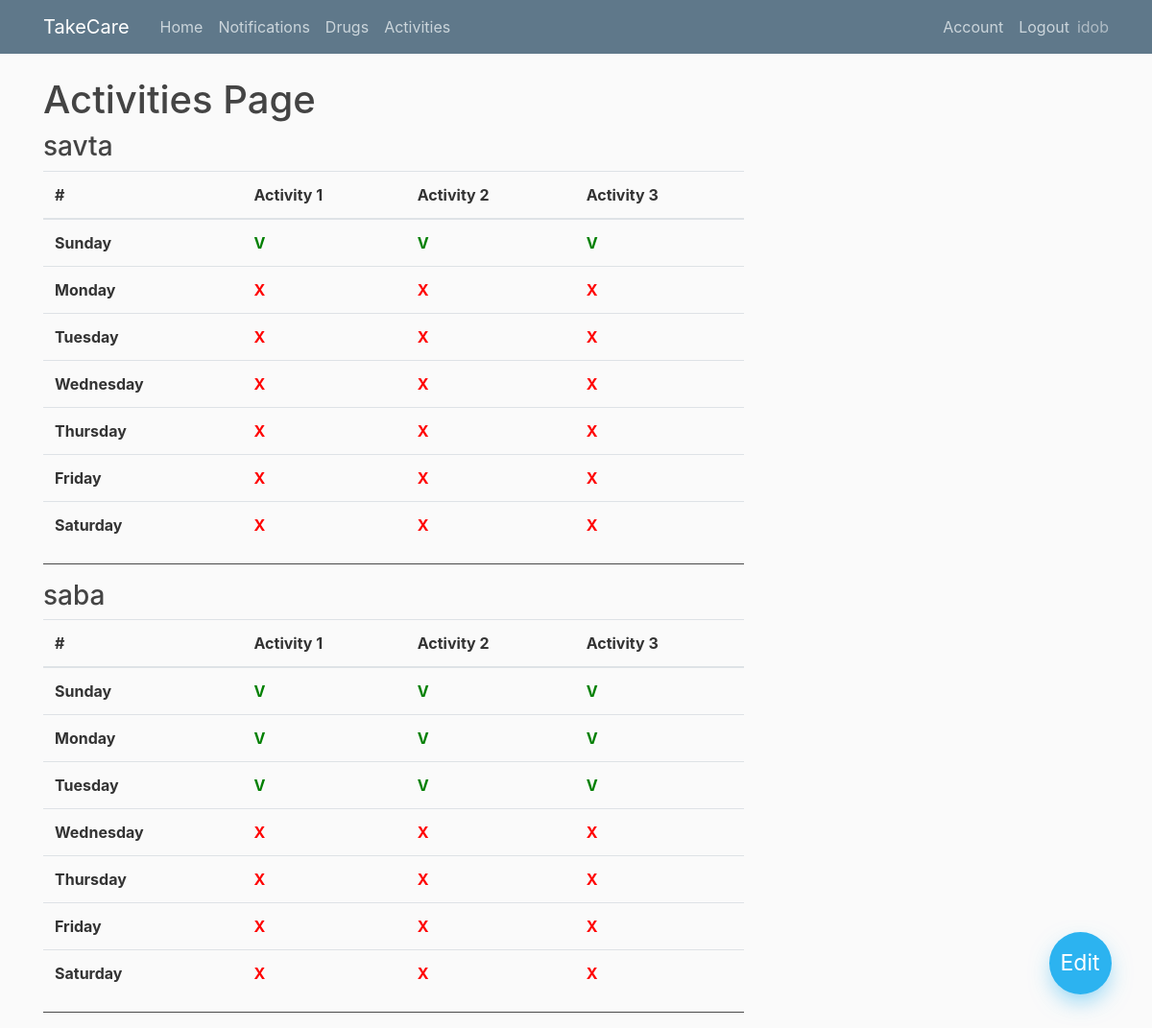
The app's page /activities (signed in) with its own data.
### app/models.py (models this page shows, shortened)
class User(db.Model, UserMixin):
    id = db.Column(db.Integer, primary_key=True)
    username = db.Column(db.String(20), unique=True,nullable=False)
    email = db.Column(db.String(100), unique=True,nullable=False)
    image_file = db.Column(db.String(100),nullable=False,default='default.jpg')
    password= db.Column(db.String(60),nullable=False)
    ElderlyUser = db.relationship('Elderlyuser',backref='creator',lazy=True )
    Notifications = db.relationship('Notification',backref='creator',lazy=True )
    Drugs = db.relationship('Drug',backref='creator',lazy=True )

class Elderlyuser(db.Model, UserMixin):
    id = db.Column(db.Integer, primary_key=True)
    username = db.Column(db.String(20), unique=True,nullable=False)
    password= db.Column(db.String(60),nullable=False)
    user_id = db.Column(db.Integer, db.ForeignKey('user.id'), nullable=False)

class Activities(db.Model):
    id = db.Column(db.Integer, primary_key=True)
    day= db.Column(db.Integer, nullable=False)
    activity1= db.Column(db.Boolean, nullable=False)
    activity2= db.Column(db.Boolean, nullable=False)
    activity3= db.Column(db.Boolean, nullable=False)
    user_id = db.Column(db.Integer, db.ForeignKey('user.id'), nullable=False)
    elderly_user_id = db.Column(db.Integer, db.ForeignKey('elderlyuser.id'), nullable=False)

### app/routes.py (the view)
@app.route("/activities")
@login_required
def activities():
    if current_user.is_authenticated:
        activities = Activities.query.filter_by(user_id=current_user.id).order_by(Activities.day.asc())
        eldelys = Elderlyuser.query.filter_by(user_id=current_user.id)
        eldelys_dict = {i.id: i.username for i in eldelys}
        eldely_activities = {}
        for el_id in eldelys_dict.keys():
            d1 = Activities.query.filter_by(user_id=current_user.id,elderly_user_id=el_id, day=1).first()
            d2 = Activities.query.filter_by(user_id=current_user.id,elderly_user_id=el_id, day=2).first()
            d3 = Activities.query.filter_by(user_id=current_user.id,elderly_user_id=el_id, day=3).first()
            d4 = Activities.query.filter_by(user_id=current_user.id,elderly_user_id=el_id, day=4).first()
            d5 = Activities.query.filter_by(user_id=current_user.id,elderly_user_id=el_id, day=5).first()
            d6 = Activities.query.filter_by(user_id=current_user.id,elderly_user_id=el_id, day=6).first()
            d7 = Activities.query.filter_by(user_id=current_user.id,elderly_user_id=el_id, day=7).first()
            eldely_activities[el_id] = {'d1':d1,'d2':d2,'d3':d3,'d4':d4,'d5':d5,'d6':d6,'d7':d7}
        return render_template("activities.html", title="activities",eldely_activities=eldely_activities,eldelys_dict=eldelys_dict)
    else:
        return render_template("home.html")

### app/models.py (called while the page is built)
@login_manager.user_loader
def load_user(user_id):
    return User.query.get(int(user_id))

### app/templates/activities.html
{% extends "layout.html" %}
{% block content %}
    <h1>Activities Page</h1>
    <div class="floating-container">
        <a class="floating-button" href="{{ url_for('add_activity')}}">Edit</a>
    </div>
    {% for elderly_user_id in eldelys_dict.keys()%}
      <h3>{{eldelys_dict[elderly_user_id]}}</h3>
              <table class="table">
                  <thead>
                    <tr>
                      <th scope="col">#</th>
                      <th scope="col">Activity 1</th>
                      <th scope="col">Activity 2</th>
                      <th scope="col">Activity 3</th>
                    </tr>
                  </thead>
                  <tbody>
                    <tr>
                      <th scope="row">Sunday</th>
                      <td style="{{ 'color: green;font-weight: bold;' if eldely_activities[elderly_user_id]['d1'].activity1 else 'color: red;font-weight: bold;' }}">{{ 'V' if eldely_activities[elderly_user_id]['d1'].activity1 else 'X' }}</td>
                      <td style="{{ 'color: green;font-weight: bold;' if eldely_activities[elderly_user_id]['d1'].activity2 else 'color: red;font-weight: bold;' }}">{{ 'V' if eldely_activities[elderly_user_id]['d1'].activity2 else 'X' }}</td>
                      <td style="{{ 'color: green;font-weight: bold;' if eldely_activities[elderly_user_id]['d1'].activity3 else 'color: red;font-weight: bold;' }}">{{ 'V' if eldely_activities[elderly_user_id]['d1'].activity3 else 'X' }}</td>
                    </tr>
                    <tr>
                      <th scope="row">Monday</th>
                      <td style="{{ 'color: green;font-weight: bold;' if eldely_activities[elderly_user_id]['d2'].activity1 else 'color: red;font-weight: bold;' }}">{{ 'V' if eldely_activities[elderly_user_id]['d2'].activity1 else 'X' }} </td>
                      <td style="{{ 'color: green;font-weight: bold;' if eldely_activities[elderly_user_id]['d2'].activity2 else 'color: red;font-weight: bold;' }}">{{ 'V' if eldely_activities[elderly_user_id]['d2'].activity2 else 'X' }}  </td>
                      <td style="{{ 'color: green;font-weight: bold;' if eldely_activities[elderly_user_id]['d2'].activity3 else 'color: red;font-weight: bold;' }}">{{ 'V' if eldely_activities[elderly_user_id]['d2'].activity3 else 'X' }}</td>
                    </tr>
                    <tr>
                      <th scope="row">Tuesday</th>
                      <td style="{{ 'color: green;font-weight: bold;' if eldely_activities[elderly_user_id]['d3'].activity1 else 'color: red;font-weight: bold;' }}">{{ 'V' if eldely_activities[elderly_user_id]['d3'].activity2 else 'X' }}</td>
                      <td style="{{ 'color: green;font-weight: bold;' if eldely_activities[elderly_user_id]['d3'].activity2 else 'color: red;font-weight: bold;' }}">{{ 'V' if eldely_activities[elderly_user_id]['d3'].activity1 else 'X' }} </td>
                      <td style="{{ 'color: green;font-weight: bold;' if eldely_activities[elderly_user_id]['d3'].activity3 else 'color: red;font-weight: bold;' }}">{{ 'V' if eldely_activities[elderly_user_id]['d3'].activity3 else 'X' }}</td>
                    </tr>
                    <tr>
                      <th scope="row">Wednesday</th>
                      <td style="{{ 'color: green;font-weight: bold;' if eldely_activities[elderly_user_id]['d4'].activity1 else 'color: red;font-weight: bold;' }}">{{ 'V' if eldely_activities[elderly_user_id]['d4'].activity1 else 'X' }} </td>
                      <td style="{{ 'color: green;font-weight: bold;' if eldely_activities[elderly_user_id]['d4'].activity2 else 'color: red;font-weight: bold;' }}">{{ 'V' if eldely_activities[elderly_user_id]['d4'].activity2 else 'X' }}</td>
                      <td style="{{ 'color: green;font-weight: bold;' if eldely_activities[elderly_user_id]['d4'].activity3 else 'color: red;font-weight: bold;' }}">{{ 'V' if eldely_activities[elderly_user_id]['d4'].activity3 else 'X' }}</td>
                    </tr>
                    <tr>
                      <th scope="row">Thursday</th>
                      <td style="{{ 'color: green;font-weight: bold;' if eldely_activities[elderly_user_id]['d5'].activity1 else 'color: red;font-weight: bold;' }}">{{ 'V' if eldely_activities[elderly_user_id]['d5'].activity1 else 'X' }} </td>
                      <td style="{{ 'color: green;font-weight: bold;' if eldely_activities[elderly_user_id]['d5'].activity2 else 'color: red;font-weight: bold;' }}">{{ 'V' if eldely_activities[elderly_user_id]['d5'].activity2 else 'X' }}</td>
                      <td style="{{ 'color: green;font-weight: bold;' if eldely_activities[elderly_user_id]['d5'].activity3 else 'color: red;font-weight: bold;' }}">{{ 'V' if eldely_activities[elderly_user_id]['d5'].activity3 else 'X' }}</td>
                    </tr>
                    <tr>
                      <th scope="row">Friday</th>
                      <td style="{{ 'color: green;font-weight: bold;' if eldely_activities[elderly_user_id]['d6'].activity1 else 'color: red;font-weight: bold;' }}">{{ 'V' if eldely_activities[elderly_user_id]['d6'].activity1 else 'X' }} </td>
                      <td style="{{ 'color: green;font-weight: bold;' if eldely_activities[elderly_user_id]['d6'].activity2 else 'color: red;font-weight: bold;' }}">{{ 'V' if eldely_activities[elderly_user_id]['d6'].activity2 else 'X' }}</td>
                      <td style="{{ 'color: green;font-weight: bold;' if eldely_activities[elderly_user_id]['d6'].activity3 else 'color: red;font-weight: bold;' }}">{{ 'V' if eldely_activities[elderly_user_id]['d6'].activity3 else 'X' }}</td>
                    </tr>
                    <tr>
                      <th scope="row">Saturday</th>
                      <td style="{{ 'color: green;font-weight: bold;' if eldely_activities[elderly_user_id]['d7'].activity1 else 'color: red;font-weight: bold;' }}">{{ 'V' if eldely_activities[elderly_user_id]['d7'].activity1 else 'X' }} </td>
                      <td style="{{ 'color: green;font-weight: bold;' if eldely_activities[elderly_user_id]['d7'].activity2 else 'color: red;font-weight: bold;' }}">{{ 'V' if eldely_activities[elderly_user_id]['d7'].activity2 else 'X' }}</td>
                      <td style="{{ 'color: green;font-weight: bold;' if eldely_activities[elderly_user_id]['d7'].activity3 else 'color: red;font-weight: bold;' }}">{{ 'V' if eldely_activities[elderly_user_id]['d7'].activity3 else 'X' }}</td>
                    </tr>
                  </tbody>
                </table>
                <hr/>
    {% endfor %}
{% endblock content %}

### app/templates/layout.html (shortened to what this page needs)
<!DOCTYPE html>
<html>
<head>
    <link rel="stylesheet" href="https://maxcdn.bootstrapcdn.com/bootstrap/4.0.0/css/bootstrap.min.css">
    <link rel="stylesheet" type="text/css" href="{{ url_for('static', filename='main.css') }}">
</head>
<body>
    <header class="site-header">
      <nav class="navbar navbar-expand-md navbar-dark bg-steel fixed-top">
        <div class="container">
          <a class="navbar-brand mr-4" href="/">TakeCare</a>
          <div class="collapse navbar-collapse" id="navbarToggle">
            <div class="navbar-nav mr-auto">
              <a class="nav-item nav-link" href="{{url_for('home')}}">Home</a>
              <a class="nav-item nav-link" href="{{url_for('notification')}}">Notifications</a>
              <a class="nav-item nav-link" href="{{url_for('drugs')}}">Drugs</a>
              <a class="nav-item nav-link" href="{{url_for('activities')}}">Activities</a>
            </div>
            {% if not current_user.is_authenticated %}
            <div class="navbar-nav">
              <a class="nav-item nav-link" href="{{url_for('login')}}">Login</a>
              <a class="nav-item nav-link" href="{{url_for('register')}}">Register</a>
            </div>
            {% else %}
            <div class="navbar-nav">
              <a class="nav-item nav-link" href="{{url_for('account')}}">Account</a>
              <a class="nav-item nav-link" href="{{url_for('logout')}}">Logout</a>
              <sapn class="navbar-text">{{current_user.username}}</span>
            </div>
            {% endif %}
          </div>
        </div>
      </nav>
    </header>
    <main role="main" class="container">
      <div class="row">
        <div class="col-md-8">
          {% block content %} {% endblock %}
        </div>
    </main>
</body>
</html>

### app/static/main.css (style rules this page uses)
body { background: #fafafa; color: #333333; margin-top: 5rem; }
h1, h2, h3, h4, h5, h6 { color: #444444; }
.bg-steel { background-color: #5f788a; }
.site-header .navbar-nav .nav-link { color: #cbd5db; }
.floating-container { position: fixed; width: 100px; height: 100px; bottom: 0; right: 0; margin: 35px 25px; }
.floating-container .floating-button { position: absolute; width: 65px; height: 65px; background: #2cb3f0; bottom: 0; border-radius: 50%; left: 0; right: 0; margin: auto; color: white; line-height: 65px; text-align: center; font-size: 23px; z-index: 100; box-shadow: 0 10px 25px -5px rgba(44, 179, 240, 0.6); cursor: pointer; -webkit-transition: all 0.3s; transition: all 0.3s; }
hr { margin-top: 1rem; margin-bottom: 1rem; border: 0; border-top: 1px solid rgba(0, 0, 0, 0.7); }

### records on screen
User: username "idob"
Elderlyuser: username "savta"
Activities: activity1 "V", activity2 "V", activity3 "V"
Activities: activity1 "X", activity2 "X", activity3 "X"
Activities: activity2 "X", activity1 "X", activity3 "X"
Activities: activity1 "X", activity2 "X", activity3 "X"
Activities: activity1 "X", activity2 "X", activity3 "X"
Activities: activity1 "X", activity2 "X", activity3 "X"
Activities: activity1 "X", activity2 "X", activity3 "X"
Elderlyuser: username "saba"
Activities: activity1 "V", activity2 "V", activity3 "V"
Activities: activity1 "V", activity2 "V", activity3 "V"
Activities: activity2 "V", activity1 "V", activity3 "V"
Activities: activity1 "X", activity2 "X", activity3 "X"
Activities: activity1 "X", activity2 "X", activity3 "X"
Activities: activity1 "X", activity2 "X", activity3 "X"
Activities: activity1 "X", activity2 "X", activity3 "X"
